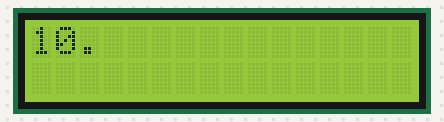
A sketch run on a simulated Arduino Uno, built with avr-gcc and run on an emulated ATmega328P. Shown: 16×2 character LCD. Sleep ends after the set time or at an interrupt. At 11.1 s the program stops and its outputs stay as they are.

Above: at 0.1 s.
At 2.1 s:
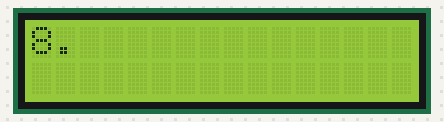
At 3.1 s:
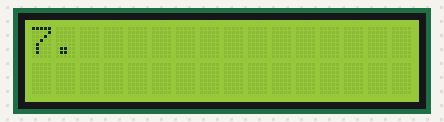
At 5.1 s:
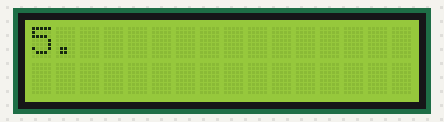
At 8.1 s:
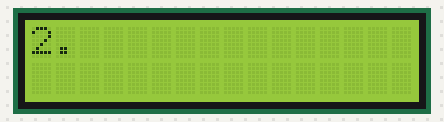
At 11.1 s:
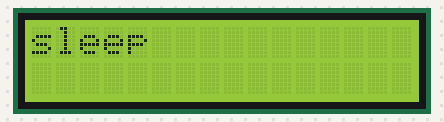

The sketch:

sleep.ino
```cpp
#include <avr/sleep.h>
#include <LiquidCrystal.h>

LiquidCrystal lcd(8, 9, 4, 5, 6, 7);

void setup() {
  lcd.begin(16, 2);
  lcd.clear();
}

void loop() {

  for( int i = 10; i >= 0; i-- ) {

    lcd.clear();
    lcd.print( i );
    lcd.print( "." );
    delay( 1000 );
  }

  lcd.clear();
  lcd.print( "sleep" );

  set_sleep_mode(SLEEP_MODE_PWR_DOWN);   // sleep mode is set here
  sleep_enable();          // enables the sleep bit in the
  sleep_mode();

  lcd.clear();
  lcd.print( "up" );

  for( ;; ) {
  }

}
```

Measured:
- what the display in image 1 shows lasts 1.0 s, from 2.1 s to 3.1 s
